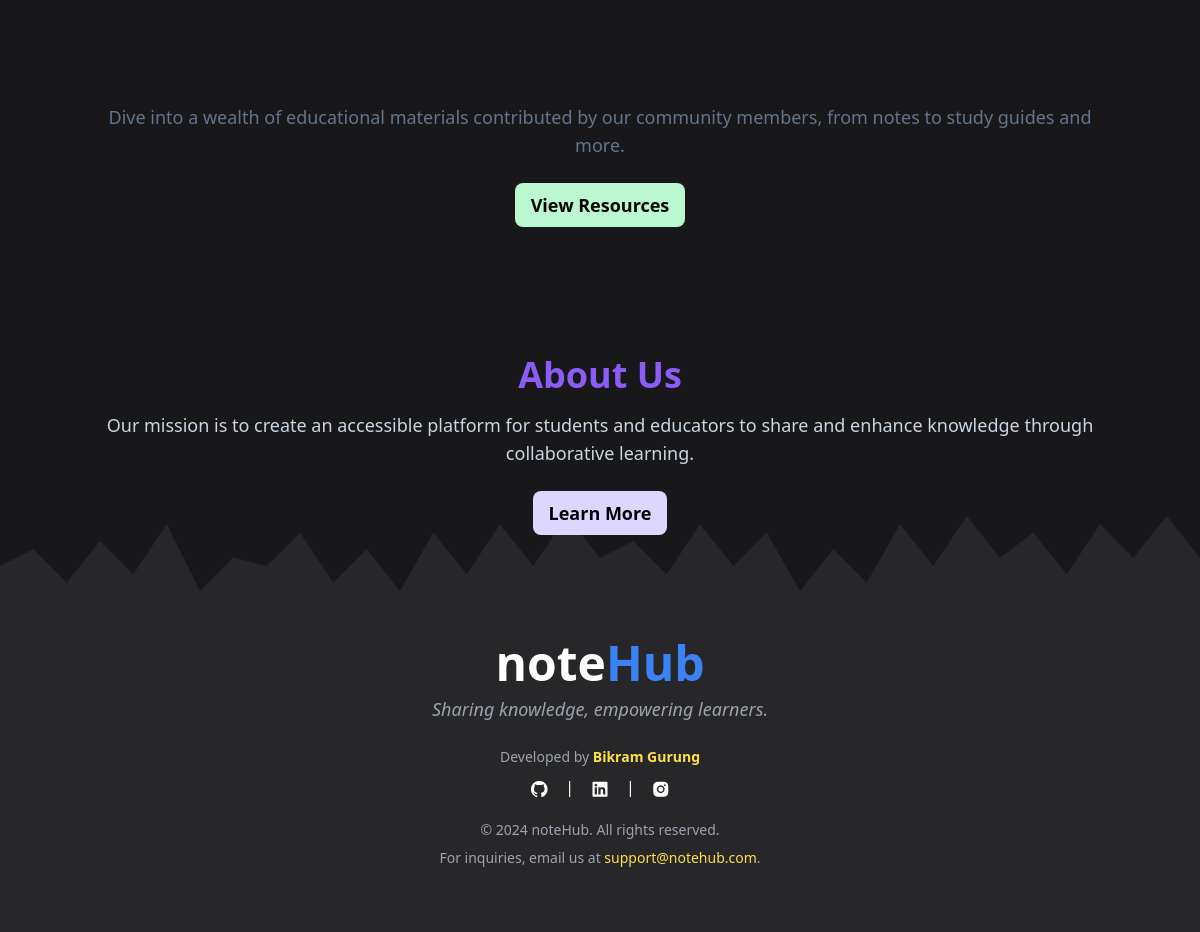
The page / (signed in, lower part) on the database as committed earlier.
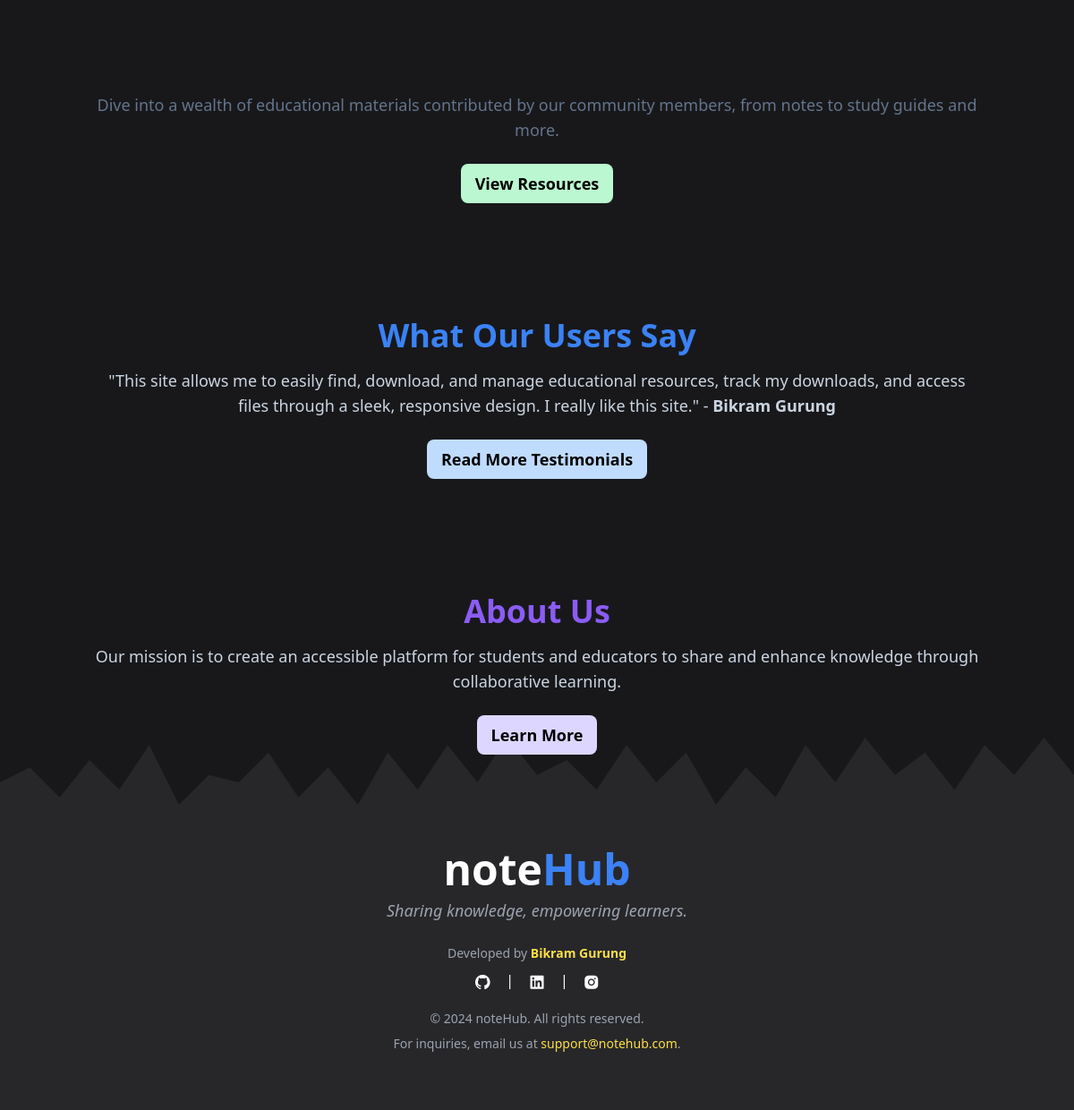
The same page on the database as committed later.
### notes/models.py (models this page shows)
class Feedback(models.Model):
    author = models.ForeignKey(User, on_delete=models.CASCADE)
    feedback = models.TextField()

### notes/views.py (the view)
# urls.py: path('', views.index, name='index'),
def index(request):
    testimonials = Feedback.objects.all()
    context = {
        'testimonials':testimonials,
    }
    return render(request, 'notes/index.html', context)

### notes/templates/notes/index.html
{% extends "notes/base.html" %}
{% load static %}
{% block heroSection %} {% include "notes/heroSection.html" %}{% endblock %}

### notes/templates/notes/heroSection.html (shortened to what this page needs)
{% load static %}
<link rel="stylesheet" href="https://cdn.jsdelivr.net/npm/aos@next/dist/aos.css" />
<div class="relative bg-zinc-900 py-16 overflow-hidden">
    <div class="container mx-auto text-center px-4 relative z-10">
        <h2 class="text-4xl font-bold text-green-500 mb-4" data-aos="flip-left">Explore Our Resources</h2>
        <p class="text-lg text-slate-500 mb-6" data-aos="fade-up" data-aos-delay="100">
            Dive into a wealth of educational materials contributed by our community members, from notes to study guides and more.
        </p>
        <a href="{% url 'note' %}" class="inline-block bg-green-200 hover:bg-green-300 py-2 px-4 rounded-lg text-lg font-semibold transition duration-200">
            View Resources
        </a>
    </div>
</div>
{% if testimonials %}
<div class="relative bg-zinc-900 py-16 overflow-hidden">
    <div class="container mx-auto text-center px-4 relative z-10">
        <h2 class="text-4xl font-bold text-blue-500 mb-4" data-aos="zoom-in">What Our Users Say</h2>
        {% for testimonial in testimonials|slice:":1" %}
        <p class="text-lg text-slate-300 mb-6" data-aos="fade-up" data-aos-delay="100">
           "{{ testimonial.feedback }}" - <strong>{{ testimonial.author.first_name }}</strong>
        </p>
        {% endfor %}
        <a href="{% url 'testimonial' %}" class="inline-block bg-blue-200 hover:bg-blue-300 py-2 px-4 rounded-lg text-lg font-semibold transition duration-200">
            Read More Testimonials
        </a>
    </div>
</div>
{% endif %}
<div class="relative bg-zinc-900 py-16 overflow-hidden">
    <div class="container mx-auto text-center px-4 relative z-10">
        <h2 class="text-4xl font-bold text-violet-500 mb-4" data-aos="fade-down">About Us</h2>
        <p class="text-lg text-slate-300 mb-6" data-aos="fade-up" data-aos-delay="100">
            Our mission is to create an accessible platform for students and educators to share and enhance knowledge through collaborative learning.
        </p>
        <a href="{% url 'aboutus' %}" class="inline-block bg-violet-200 hover:bg-violet-300 py-2 px-4 rounded-lg text-lg font-semibold transition duration-200">
            Learn More
        </a>
    </div>
</div>

Rows that differ between the two databases and show on the page:
added Feedback: feedback "This site allows me to easily find, download, and manage educational resources, track my downloads, and access files through a sleek, responsive design. I really like this site.", author.first_name "Bikram Gurung"
Other text that changed with them:
text now shown: "What Our Users Say Read More Testimonials"
